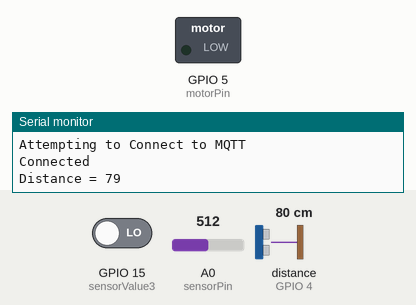
Simulated run of this program. Board: ESP8266 (NodeMCU). Parts: switched loads named in the program (green lamp = pin HIGH), the last lines printed to the serial monitor. Wiring (inferred from the names in the program): ultrasonic range finder: trigger GPIO 2; echo GPIO 4. The test bench sets the inputs (shaded band); at power-on: distance to the obstacle (sensor on GPIO 4) 80 cm, GPIO 15 (sensorValue3) LOW, A0 (sensorPin) = 512. The echo pulse lasts 58.3 µs per cm; WiFi joins after 1.5 s; servers stay silent unless stated; no MQTT or app messages arrive unless stated; pins used as bus, display or sensor lines are not drawn.

Above: at 2.8 s.
2.9 s: distance to the obstacle (sensor on GPIO 4) set to 44 cm
9.7 s: distance to the obstacle (sensor on GPIO 4) set to 38 cm
At 14.8 s:
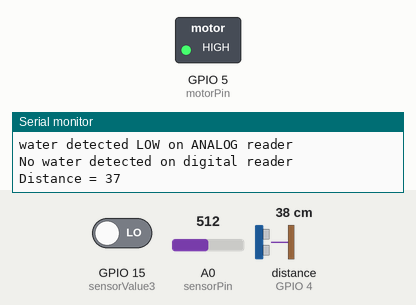
Timing chart, 0 to 16.3 s (numbered marks = the images above; inputs shaded):
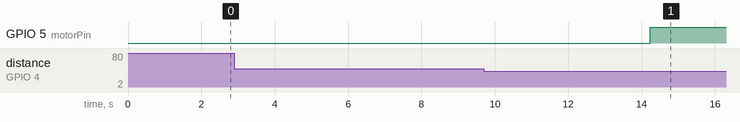

Measured:
- the behaviour switches between 41 and 40 cm on distance to the obstacle (sensor on GPIO 4) (found by bisection; images 0 and 1)
- after the input at 9.7 s, GPIO 5 (motorPin): LOW → HIGH after 4.5 s

The program:

main.cpp
```cpp
#include <Arduino.h>
#include<ESP8266WiFi.h>
#include<PubSubClient.h>


const char* ssid = "Your network ssid";
const char* password = "network password";
const char* mqttuser = "mqtt user id" ;
const char* mqttpassword = "mqttpassword";
const char* mqttserver = "soldier.cloudmqtt.com";
const char* device_id = "esp8266";

//PINS :-
const int trigP = 2;  //D4 Or GPIO-2 of nodemcu
const int echoP = 4;  //D2 Or GPIO-0 of nodemcu
const int motorPin = 5; //D1
int sensorPin = A0; //A0 analog water detector
int sensorValue3 = 15 ;  //D8 Digital water detector

int sensorValue2 = 0;
long duration;
int distance;

WiFiClient espClient;
PubSubClient client(espClient);


char msg_buff[100];

void setup_wifi()
{
  delay(100);
  Serial.print("Connecting to ");
  Serial.println(ssid);
  WiFi.begin(ssid,password);

 while (WiFi.status() != WL_CONNECTED)
 {
   delay(500);
   Serial.println("Connecting...");
   pinMode(LED_BUILTIN,HIGH);
 }
   randomSeed(micros());
   pinMode(LED_BUILTIN,LOW);
   Serial.print("Connected to ");
   Serial.println(ssid);
   Serial.println("Wifi IP :-");
   Serial.println(WiFi.localIP());
}

void reconnect()
{
  while (!client.connected())
  {
    Serial.println("Attempting to Connect to MQTT");
    if (client.connect(device_id,mqttuser,mqttpassword))
    {
      Serial.println("Connected");
      client.publish("OUTTOPIC","Hello world from esp");
      client.subscribe("INTOPIC");
    }
     else
    {
      Serial.println("Connection failed");
      Serial.println(client.state());
      Serial.println("Attempting connection in 5 sec");
      delay(5000);
    }

  }

}

void callback(char* topic, byte* payload, unsigned int length)
{
  Serial.print("Message arrived of TOPIC :-");
  Serial.println(topic);
  for (int i = 0; i < length; i++)
  {
    Serial.print((char)payload[i]);
  }
  Serial.println();
}

void setup() {
  pinMode(trigP, OUTPUT);  // Sets the trigPin as an Output
pinMode(echoP, INPUT);   // Sets the echoPin as an Input

  Serial.begin(9600);
  setup_wifi();
  pinMode(trigP, OUTPUT);  // Sets the trigPin as an Output
  pinMode(echoP, INPUT);    // Sets the echoPin as an Input
  pinMode(motorPin,OUTPUT);
  pinMode(sensorValue3,INPUT);
  client.setServer(mqttserver,17702);
  client.setCallback(callback);
  reconnect();
}

void loop() {
digitalWrite(trigP, LOW);   // Makes trigPin low
delayMicroseconds(2);       // 2 micro second delay
digitalWrite(trigP, HIGH);  // tigPin high
delayMicroseconds(10);      // trigPin high for 10 micro seconds
digitalWrite(trigP, LOW);   // trigPin low
duration = pulseIn(echoP, HIGH);   //Read echo pin, time in microseconds
distance= duration*0.034/2;        //Calculating actual/real distance
Serial.print("Distance = ");        //Output distance on arduino serial monitor
Serial.println(distance);
delay(3000);
  if (!client.connected())
  {
    reconnect();
  }
  client.loop();

  digitalWrite(trigP, LOW);   // Makes trigPin low
  delayMicroseconds(2);       // 2 micro second delay
  digitalWrite(trigP, HIGH);  // tigPin high
  delayMicroseconds(10);      // trigPin high for 10 micro seconds
  digitalWrite(trigP, LOW);   // trigPin low
  duration = pulseIn(echoP, HIGH);   //Read echo pin, time in microseconds
  //Serial.println(duration);
  distance= duration*0.034/2;        //Calculating actual/real distance
  Serial.print("Distance = ");        //Output distance on arduino serial monitor
  Serial.println(distance);
  delay(3000);
  char dist[16];
  itoa(distance,dist,10);
  client.publish("distance",dist);
  if (distance < 40)
  {
    digitalWrite(motorPin,HIGH);
  }
  else
  {
    digitalWrite(motorPin,LOW);
  }

  //-------------------WATER SENSOR using analog pin--------------
  delay(500);
  char  waterflowlevel[16];
  sensorValue2 = analogRead(sensorPin);
  //Serial.print("Sensor value :");
  //Serial.println(sensorValue2);
  sensorValue2 = map(sensorValue2, 0, 1023,  0, 255);
  //Serial.print("mapped sensor value: ");
  //Serial.println(sensorValue2);
  if(sensorValue2 > 50 && sensorValue2 < 140)
  {
    Serial.println("water detected LOW on ANALOG reader");
   strcpy(waterflowlevel,"LOW water flow detected");
  }else if(sensorValue2 > 140)
  {
    Serial.println("water detected HIGH on ANALOG reader ");
    strcpy(waterflowlevel,"HIGH water flow detected");
  }
  else
  {
    Serial.println("No water");
    strcpy(waterflowlevel,"No water flow detected");
    delay(100);
  }
  client.publish("waterflowlevelANALOG",waterflowlevel);
  //--------------------WATER SENSOR with digital pin--------------------
  char wfldig[16];
  if(digitalRead(sensorValue3)==HIGH)
  {
    Serial.println("Water detected on digital reader");
    strcpy(wfldig,"Water flow detected ");
  }else if(digitalRead(sensorValue3)==LOW)
  {
    Serial.println("No water detected on digital reader");
    strcpy(wfldig,"No water flow detected");
  }
  client.publish("waterflowlevelDIGITAL",wfldig);
}
```
